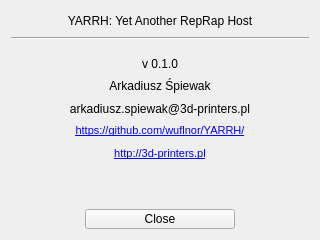
<?xml version="1.0" encoding="UTF-8"?>
<ui version="4.0">
 <class>AboutWindow</class>
 <widget class="QWidget" name="AboutWindow">
  <property name="geometry">
   <rect>
    <x>0</x>
    <y>0</y>
    <width>320</width>
    <height>240</height>
   </rect>
  </property>
  <property name="windowTitle">
   <string>About YARRH</string>
  </property>
  <layout class="QVBoxLayout" name="verticalLayout_2">
   <item>
    <widget class="QLabel" name="label">
     <property name="maximumSize">
      <size>
       <width>16777215</width>
       <height>20</height>
      </size>
     </property>
     <property name="styleSheet">
      <string notr="true">font: 75 14pt &quot;Arial&quot;;</string>
     </property>
     <property name="text">
      <string>YARRH: Yet Another RepRap Host</string>
     </property>
     <property name="alignment">
      <set>Qt::AlignCenter</set>
     </property>
    </widget>
   </item>
   <item>
    <widget class="Line" name="line">
     <property name="orientation">
      <enum>Qt::Horizontal</enum>
     </property>
    </widget>
   </item>
   <item>
    <widget class="QWidget" name="widget_2" native="true">
     <layout class="QVBoxLayout" name="verticalLayout">
      <item>
       <widget class="QLabel" name="versionLbl">
        <property name="text">
         <string>v 0.1.0</string>
        </property>
        <property name="alignment">
         <set>Qt::AlignCenter</set>
        </property>
       </widget>
      </item>
      <item>
       <widget class="QLabel" name="label_2">
        <property name="styleSheet">
         <string notr="true">font: 87 12pt &quot;Arial Black&quot;;</string>
        </property>
        <property name="text">
         <string>Arkadiusz Śpiewak</string>
        </property>
        <property name="alignment">
         <set>Qt::AlignCenter</set>
        </property>
       </widget>
      </item>
      <item>
       <widget class="QLabel" name="label_5">
        <property name="text">
         <string>arkadiusz.spiewak@3d-printers.pl</string>
        </property>
        <property name="alignment">
         <set>Qt::AlignCenter</set>
        </property>
       </widget>
      </item>
      <item>
       <widget class="QLabel" name="label_6">
        <property name="cursor">
         <cursorShape>ArrowCursor</cursorShape>
        </property>
        <property name="text">
         <string>&lt;!DOCTYPE HTML PUBLIC &quot;-//W3C//DTD HTML 4.0//EN&quot; &quot;http://www.w3.org/TR/REC-html40/strict.dtd&quot;&gt;
&lt;html&gt;&lt;head&gt;&lt;meta name=&quot;qrichtext&quot; content=&quot;1&quot; /&gt;&lt;style type=&quot;text/css&quot;&gt;
p, li { white-space: pre-wrap; }
&lt;/style&gt;&lt;/head&gt;&lt;body style=&quot; font-family:'MS Shell Dlg 2'; font-size:8.25pt; font-weight:400; font-style:normal;&quot;&gt;
&lt;p style=&quot; margin-top:0px; margin-bottom:0px; margin-left:0px; margin-right:0px; -qt-block-indent:0; text-indent:0px;&quot;&gt;&lt;a href=&quot;https://github.com/wuflnor/YARRH/&quot;&gt;&lt;span style=&quot; text-decoration: underline; color:#0000ff;&quot;&gt;https://github.com/wuflnor/YARRH/&lt;/span&gt;&lt;/a&gt;&lt;/p&gt;&lt;/body&gt;&lt;/html&gt;</string>
        </property>
        <property name="alignment">
         <set>Qt::AlignCenter</set>
        </property>
       </widget>
      </item>
      <item>
       <widget class="QLabel" name="label_3">
        <property name="cursor">
         <cursorShape>ArrowCursor</cursorShape>
        </property>
        <property name="text">
         <string>&lt;!DOCTYPE HTML PUBLIC &quot;-//W3C//DTD HTML 4.0//EN&quot; &quot;http://www.w3.org/TR/REC-html40/strict.dtd&quot;&gt;
&lt;html&gt;&lt;head&gt;&lt;meta name=&quot;qrichtext&quot; content=&quot;1&quot; /&gt;&lt;style type=&quot;text/css&quot;&gt;
p, li { white-space: pre-wrap; }
&lt;/style&gt;&lt;/head&gt;&lt;body style=&quot; font-family:'MS Shell Dlg 2'; font-size:8.25pt; font-weight:400; font-style:normal;&quot;&gt;
&lt;p style=&quot; margin-top:0px; margin-bottom:0px; margin-left:0px; margin-right:0px; -qt-block-indent:0; text-indent:0px;&quot;&gt;&lt;a href=&quot;http://3d-printers.pl&quot;&gt;&lt;span style=&quot; text-decoration: underline; color:#0000ff;&quot;&gt;http://3d-printers.pl&lt;/span&gt;&lt;/a&gt;&lt;/p&gt;&lt;/body&gt;&lt;/html&gt;</string>
        </property>
        <property name="alignment">
         <set>Qt::AlignCenter</set>
        </property>
       </widget>
      </item>
     </layout>
    </widget>
   </item>
   <item>
    <widget class="QWidget" name="widget_3" native="true">
     <property name="maximumSize">
      <size>
       <width>16777215</width>
       <height>26</height>
      </size>
     </property>
     <layout class="QHBoxLayout" name="horizontalLayout_2">
      <property name="margin">
       <number>0</number>
      </property>
      <item>
       <widget class="QPushButton" name="donateBtn">
        <property name="maximumSize">
         <size>
          <width>92</width>
          <height>26</height>
         </size>
        </property>
        <property name="cursor">
         <cursorShape>PointingHandCursor</cursorShape>
        </property>
        <property name="styleSheet">
         <string notr="true">border: 0;
image:  url(:/imgs/donate.gif);</string>
        </property>
        <property name="text">
         <string/>
        </property>
       </widget>
      </item>
     </layout>
    </widget>
   </item>
   <item>
    <widget class="QWidget" name="widget" native="true">
     <property name="maximumSize">
      <size>
       <width>16777215</width>
       <height>20</height>
      </size>
     </property>
     <layout class="QHBoxLayout" name="horizontalLayout">
      <property name="topMargin">
       <number>0</number>
      </property>
      <property name="bottomMargin">
       <number>0</number>
      </property>
      <item>
       <widget class="QPushButton" name="pushButton">
        <property name="maximumSize">
         <size>
          <width>150</width>
          <height>16777215</height>
         </size>
        </property>
        <property name="text">
         <string>Close</string>
        </property>
       </widget>
      </item>
     </layout>
    </widget>
   </item>
  </layout>
 </widget>
 <resources/>
 <connections/>
</ui>
